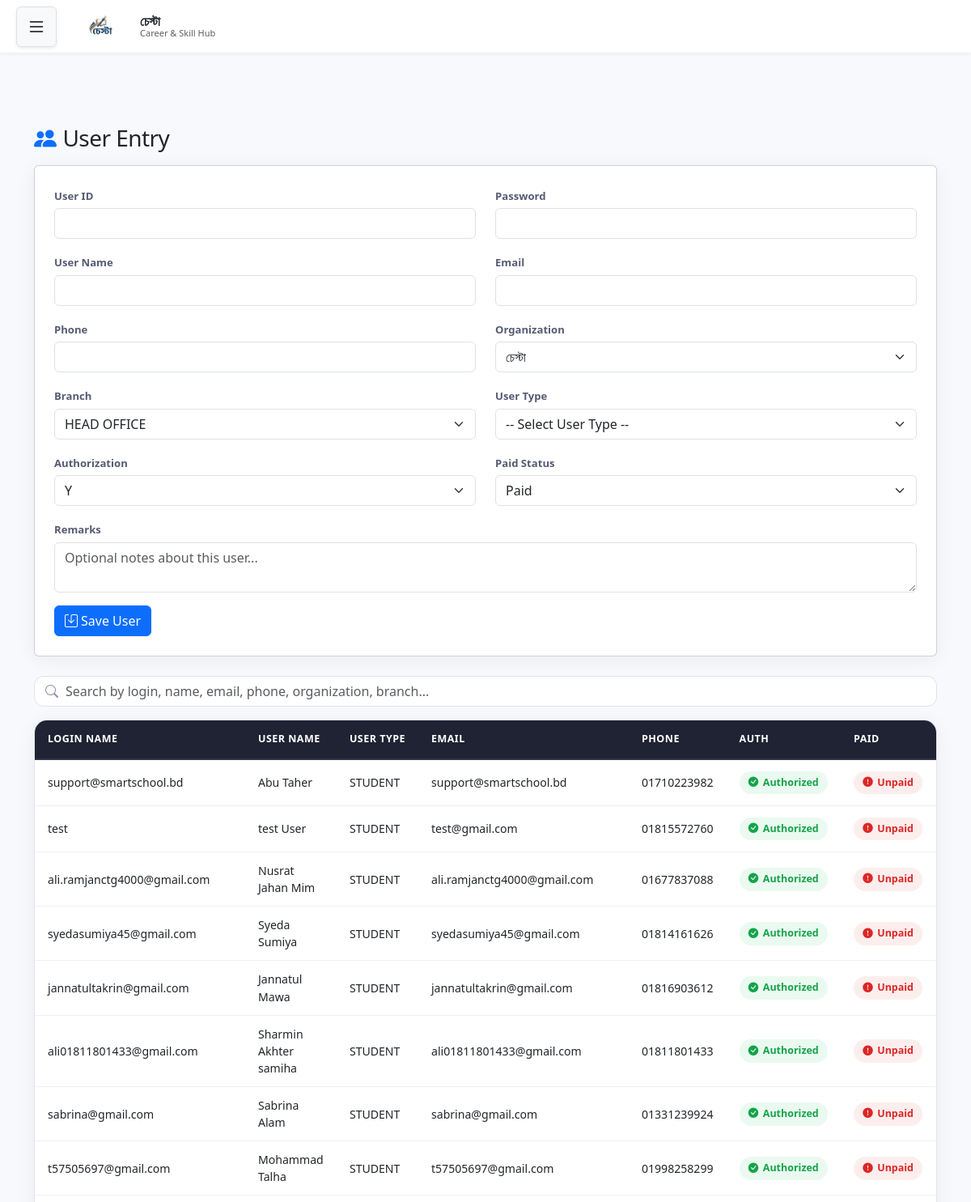
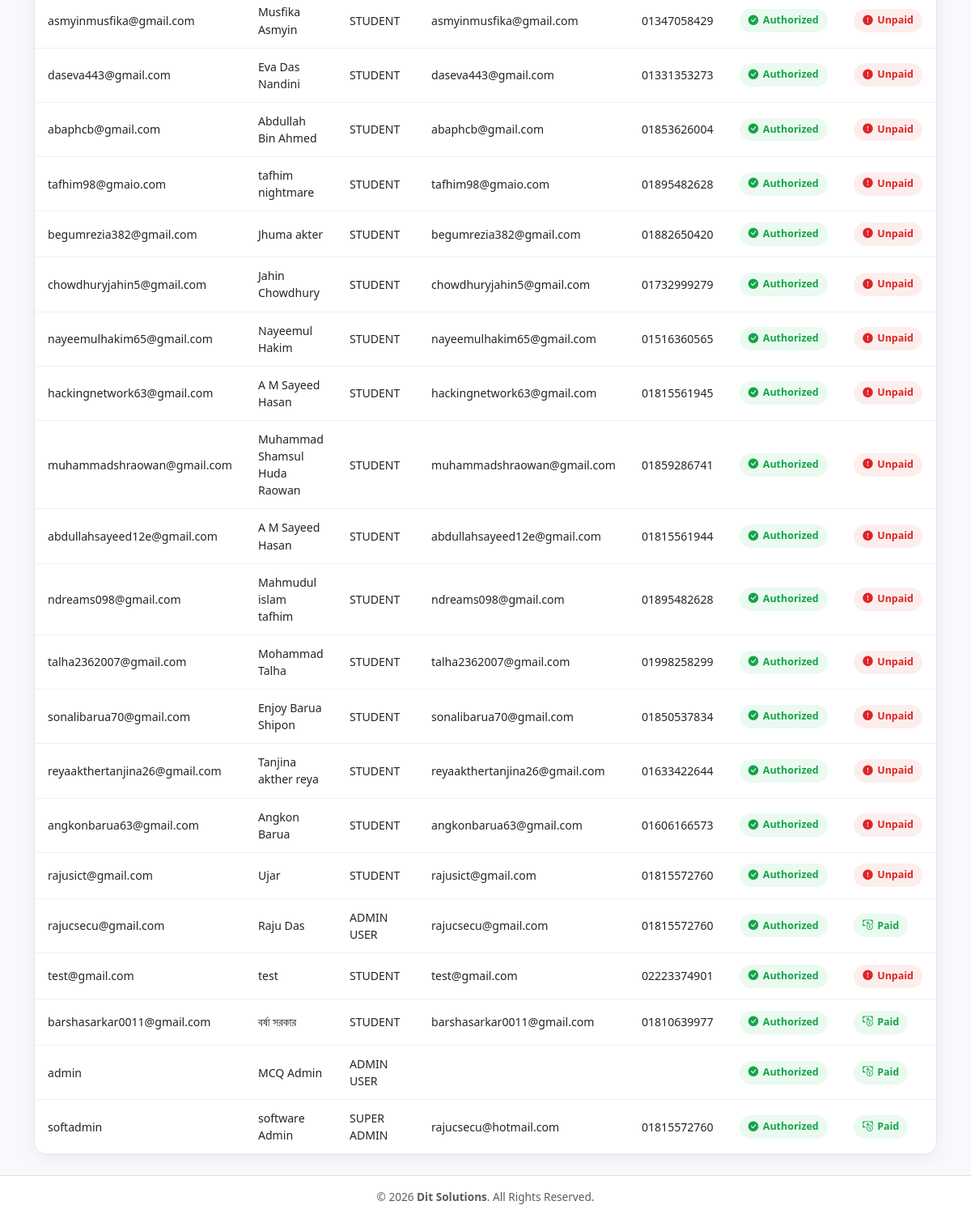
Screenshot of /create_user.php (signed in) with the database file from the repository (2 pictures, top to bottom).
### tables this page shows
CREATE TABLE `user_login_info` (
  `USER_ID` varchar(200) NOT NULL,
  `USER_PASSWORD` varchar(200) NOT NULL,
  `EMAIL` varchar(100) DEFAULT NULL,
  `PHONE` varchar(20) DEFAULT NULL,
  `ENTRY_DATE` date DEFAULT NULL,
  `AUTHORIZED_STATUS` char(1) DEFAULT 'Y',
  `USER_NAME` varchar(200) DEFAULT NULL,
  `USER_TYPE_ID` int(10) DEFAULT NULL,
  `BR_CODE` varchar(20) DEFAULT NULL,
  `ORG_CODE` varchar(20) DEFAULT NULL,
  `level_id` int(11) DEFAULT NULL,
  `email_verified` tinyint(1) NOT NULL DEFAULT 0,
  `reset_token` varchar(10) DEFAULT NULL,
  `reset_token_expires` datetime DEFAULT NULL,
  `PAID_STATUS` char(1) NOT NULL DEFAULT 'N',
  `REMARKS` varchar(100) NOT NULL
);

CREATE TABLE `user_type_info` (
  `USER_TYPE_ID` int(11) NOT NULL,
  `USER_TYPE_NAME` varchar(100) NOT NULL,
  `USER_TYPE_CODE` varchar(50) NOT NULL,
  `ROLE_LEVEL` int(11) NOT NULL
);

### create_user.php (the view, shortened to what this page needs)
<?php
require 'db.php';
$userSession = $_SESSION['user'];
$userType    = $userSession['user_type_id'];
$userOrg     = $userSession['org_code'];
$userBr      = $userSession['br_code'];
$canInsert   = $userSession['can_insert'] ?? 1;
$canEdit     = $userSession['can_edit'] ?? 1;
$editData    = null;
if ($userType === 1) {
    $orgs = $pdo->query("SELECT ORG_CODE, ORGANIZATION_NAME FROM organization_info ORDER BY ORGANIZATION_NAME")->fetchAll(PDO::FETCH_ASSOC);
} else {
    $stmt = $pdo->prepare("SELECT ORG_CODE, ORGANIZATION_NAME FROM organization_info WHERE ORG_CODE = :org ORDER BY ORGANIZATION_NAME");
    $stmt->execute(['org' => $userOrg]);
    $orgs = $stmt->fetchAll(PDO::FETCH_ASSOC);
}
$branchOrg = $editData['ORG_CODE'] ?? $userOrg;
$stmt = $pdo->prepare("SELECT BR_CODE, BRANCH_NAME FROM branch_info WHERE ORG_CODE = :org ORDER BY BRANCH_NAME");
$stmt->execute(['org' => $branchOrg]);
$branches = $stmt->fetchAll(PDO::FETCH_ASSOC);
$sql = "
    SELECT u.*, ut.USER_TYPE_NAME, o.ORGANIZATION_NAME, b.BRANCH_NAME, lv.name AS LEVEL_NAME
    FROM user_login_info u
    LEFT JOIN user_type_info ut ON u.USER_TYPE_ID = ut.USER_TYPE_ID
    LEFT JOIN organization_info o ON u.ORG_CODE = o.ORG_CODE
    LEFT JOIN branch_info b ON u.BR_CODE = b.BR_CODE
    LEFT JOIN levels lv ON u.level_id = lv.id
    WHERE 1=1
";
$params = [];
$sql .= " ORDER BY u.ENTRY_DATE DESC";
$stmt = $pdo->prepare($sql);
$stmt->execute($params);
$users = $stmt->fetchAll(PDO::FETCH_ASSOC);
?>
<!DOCTYPE html>
<html lang="en">
<head>
<link href="https://cdn.jsdelivr.net/npm/bootstrap@5.3.0/dist/css/bootstrap.min.css" rel="stylesheet">
<link href="https://cdn.jsdelivr.net/npm/bootstrap-icons@1.11.3/font/bootstrap-icons.css" rel="stylesheet">
</head>
<body class="d-flex flex-column min-vh-100">
<?php include 'header.php'; ?>
<main class="container py-4">
<h3 class="mb-3"><i class="bi bi-people-fill me-2 text-primary"></i>User Entry</h3>
<?php if ($canInsert || $editData): ?>
<div class="card mb-4">
<div class="card-body p-4">
<form method="post">
<div class="row">
<div class="col-md-6 mb-3">
<label>User ID</label>
<input type="text" name="login_name" class="form-control" value="<?= htmlspecialchars($editData['USER_ID'] ?? '') ?>" <?= $editData ? 'readonly' : 'required' ?>>
</div>
<div class="col-md-6 mb-3">
<label>Password <?= $editData ? '(unchanged)' : '' ?></label>
<input type="password" name="password" class="form-control" <?= $editData ? '' : 'required' ?>>
</div>
</div>
<div class="row">
<div class="col-md-6 mb-3">
<label>User Name</label>
<input type="text" name="user_name" class="form-control" required value="<?= htmlspecialchars($editData['USER_NAME'] ?? '') ?>">
</div>
<div class="col-md-6 mb-3">
<label>Email</label>
<input type="email" name="email" class="form-control" value="<?= htmlspecialchars($editData['EMAIL'] ?? '') ?>">
</div>
</div>
<div class="row">
<div class="col-md-6 mb-3">
<label>Phone</label>
<input type="text" name="phone" class="form-control" value="<?= htmlspecialchars($editData['PHONE'] ?? '') ?>">
</div>
<div class="col-md-6 mb-3">
<label>Organization</label>
<select name="org_code" id="orgSelect" class="form-select" required>
    <?php foreach ($orgs as $org): ?>
    <option value="<?= $org['ORG_CODE'] ?>" <?= ($editData && $editData['ORG_CODE']==$org['ORG_CODE']) || (!$editData && $userOrg==$org['ORG_CODE']) ? 'selected' : '' ?>>
        <?= htmlspecialchars($org['ORGANIZATION_NAME']) ?>
    </option>
    <?php endforeach; ?>
</select>
</div>
</div>
<div class="row">
<div class="col-md-6 mb-3">
<label>Branch</label>
<select name="br_code" id="brSelect" class="form-select" required>
<?php foreach ($branches as $b):
$selected = ($editData && $editData['BR_CODE']==$b['BR_CODE']) || (!$editData && $userBr==$b['BR_CODE']) ? 'selected' : '';
?>
<option value="<?= $b['BR_CODE'] ?>" <?= $selected ?>><?= htmlspecialchars($b['BRANCH_NAME']) ?></option>
<?php endforeach; ?>
</select>
</div>
<div class="col-md-6 mb-3">
<label>User Type</label>
<select name="user_type_id" class="form-select" required>
<option value="">-- Select User Type --</option>
</select>
</div>
</div>
<div class="row">
<div class="col-md-6 mb-3">
<label>Authorization</label>
<select name="authorized_status" class="form-select" required>
<option value="Y" <?= ($editData && $editData['AUTHORIZED_STATUS']=='Y')?'selected':'' ?>>Y</option>
</select>
</div>
<div class="col-md-6 mb-3">
<label>Paid Status</label>
<select name="paid_status" class="form-select" required>
<option value="Y" <?= ($editData && $editData['PAID_STATUS']=='Y')?'selected':'' ?>>Paid</option>
</select>
</div>
</div>
<div class="row">
<div class="col-md-12 mb-3">
<label>Remarks</label>
<textarea name="remarks" class="form-control" rows="2" placeholder="Optional notes about this user..."><?= htmlspecialchars($editData['REMARKS'] ?? '') ?></textarea>
</div>
</div>
<?php if ($editData): ?>
<button type="submit" name="update_user" class="btn btn-warning"><i class="bi bi-pencil-square me-1"></i>Update User</button>
<a href="create_user.php" class="btn btn-secondary">Cancel</a>
<?php else: ?>
<button type="submit" name="save_user" class="btn btn-primary"><i class="bi bi-save me-1"></i>Save User</button>
<?php endif; ?>
</form>
</div>
</div>
<?php endif; ?>
<div id="searchWrap" class="mb-3">
<i class="bi bi-search"></i>
<input type="text" id="userSearch" class="form-control" placeholder="Search by login, name, email, phone, organization, branch...">
</div>
<div class="table-responsive table-modern">
<table class="table align-middle mb-0" id="userTable">
<thead>
<tr>
<th>Login Name</th>
<th>User Name</th>
<th>User Type</th>
<th>Email</th>
<th>Phone</th>
<th>Auth</th>
<th>Paid</th>
</tr>
</thead>
<tbody>
<?php foreach ($users as $u):
    $authY = ($u['AUTHORIZED_STATUS'] ?? 'N') === 'Y';
    $paidY = ($u['PAID_STATUS'] ?? 'N') === 'Y';
?>
<tr>
<td><?= htmlspecialchars($u['USER_ID']) ?></td>
<td><?= htmlspecialchars($u['USER_NAME']) ?></td>
<td><?= htmlspecialchars($u['USER_TYPE_NAME']) ?></td>
<td><?= htmlspecialchars($u['EMAIL']) ?></td>
<td><?= htmlspecialchars($u['PHONE']) ?></td>
<td>
<?php if ($canEdit): ?>
<button type="button"
        class="status-pill toggle-status <?= $authY ? 'is-y' : 'is-n' ?>"
        data-type="auth" data-uid="<?= htmlspecialchars($u['USER_ID']) ?>">
  <i class="bi <?= $authY ? 'bi-check-circle-fill' : 'bi-x-circle-fill' ?>"></i>
  <span class="pill-label"><?= $authY ? 'Authorized' : 'Unauthorized' ?></span>
</button>
<?php else: ?>
<span class="status-pill <?= $authY ? 'is-y' : 'is-n' ?>"><?= $authY ? 'Authorized' : 'Unauthorized' ?></span>
<?php endif; ?>
</td>
<td>
<?php if ($canEdit): ?>
<button type="button"
        class="status-pill toggle-status <?= $paidY ? 'is-y' : 'is-n' ?>"
        data-type="paid" data-uid="<?= htmlspecialchars($u['USER_ID']) ?>">
  <i class="bi <?= $paidY ? 'bi-cash-coin' : 'bi-exclamation-circle-fill' ?>"></i>
  <span class="pill-label"><?= $paidY ? 'Paid' : 'Unpaid' ?></span>
</button>
<?php else: ?>
<span class="status-pill <?= $paidY ? 'is-y' : 'is-n' ?>"><?= $paidY ? 'Paid' : 'Unpaid' ?></span>
<?php endif; ?>
</td>
</tr>
<?php endforeach; ?>
</tbody>
</table>
</div>
</main>
<?php include 'footer.php'; ?>
</body>
</html>

### create_user.php (style rules this page uses)
:root { --bg-soft:#f4f6fb; --card-radius:16px; --brand:#4f46e5; --brand-soft:#eef0ff; --ok:#16a34a; --ok-soft:#eafaf0; --warn:#dc2626; --warn-soft:#fdeeee; --muted:#8a8fa3; }
body { font-family:'Inter',system-ui,-apple-system,sans-serif; background:var(--bg-soft); }
h3 { font-weight:700;color:#1f2333;letter-spacing:-0.02em; }
.card { border:none; border-radius:var(--card-radius); box-shadow:0 4px 24px rgba(31,35,51,0.06); }
.form-control,.form-select { border-radius:10px; border:1px solid #e3e5ee; padding:.55rem .8rem; transition:box-shadow .15s ease, border-color .15s ease; }
label { font-size:.82rem;font-weight:600;color:#565b73;margin-bottom:.3rem;display:block; }
.btn { border-radius:10px;font-weight:600;font-size:.85rem; }
.btn-primary { background:var(--brand);border-color:var(--brand); }
#searchWrap { position:relative; }
#searchWrap i { position:absolute;left:14px;top:50%;transform:translateY(-50%);color:var(--muted); }
#userSearch { padding-left:38px;border-radius:12px;background:#fff; }
.table-modern { background:#fff; border-radius:var(--card-radius); overflow:hidden; box-shadow:0 4px 24px rgba(31,35,51,0.06); border:1px solid #e3e5ee; }
.table-modern table { margin-bottom:0; }
.table-modern thead { background:#1f2333 !important; }
.table-modern thead tr { background:#1f2333 !important; }
.table-modern thead th { background:#1f2333 !important; color:#ffffff !important; font-weight:600;font-size:.78rem; text-transform:uppercase;letter-spacing:.04em; border:none;border-bottom:2px solid #30354a; padding:.9rem 1rem;white-space:nowrap; }
.table-modern tbody td { padding:.75rem 1rem;vertical-align:middle;font-size:.88rem; border-color:#eef0f6; }
.table-modern tbody tr { transition:background .12s ease; }
.status-pill { display:inline-flex;align-items:center;gap:.35rem; padding:.32rem .7rem;border-radius:999px; font-size:.78rem;font-weight:600;border:none;cursor:pointer; transition:transform .1s ease, filter .1s ease; }
.status-pill.is-y { background:var(--ok-soft);color:var(--ok); }
.status-pill.is-n { background:var(--warn-soft);color:var(--warn); }

### header.php (style rules this page uses)
:root { --sidebar-width: 280px; --dark-navy: #1a1a2e; --light-navy: #252545; }
body { background-color: #f8f9fc; margin: 0; min-height: 100vh; display: flex; }

### footer.php (style rules this page uses)
html, body { height: 100%; margin: 0; }
main { flex: 1; }

### rows the page displays
user_login_info: USER_ID "support@smartschool.bd", USER_NAME "Abu Taher", USER_TYPE_ID.USER_TYPE_NAME "STUDENT", EMAIL "support@smartschool.bd", PHONE "01710223982", AUTHORIZED_STATUS "Authorized", PAID_STATUS "Unpaid"
user_login_info: USER_ID "test", USER_NAME "test User", USER_TYPE_ID.USER_TYPE_NAME "STUDENT", EMAIL "test@gmail.com", PHONE "01815572760", AUTHORIZED_STATUS "Authorized", PAID_STATUS "Unpaid"
user_login_info: USER_ID "ali.ramjanctg4000@gmail.com", USER_NAME "Nusrat Jahan Mim", USER_TYPE_ID.USER_TYPE_NAME "STUDENT", EMAIL "ali.ramjanctg4000@gmail.com", PHONE "01677837088", AUTHORIZED_STATUS "Authorized", PAID_STATUS "Unpaid"
user_login_info: USER_ID "syedasumiya45@gmail.com", USER_NAME "Syeda Sumiya", USER_TYPE_ID.USER_TYPE_NAME "STUDENT", EMAIL "syedasumiya45@gmail.com", PHONE "01814161626", AUTHORIZED_STATUS "Authorized", PAID_STATUS "Unpaid"
user_login_info: USER_ID "jannatultakrin@gmail.com", USER_NAME "Jannatul Mawa", USER_TYPE_ID.USER_TYPE_NAME "STUDENT", EMAIL "jannatultakrin@gmail.com", PHONE "01816903612", AUTHORIZED_STATUS "Authorized", PAID_STATUS "Unpaid"
user_login_info: USER_ID "ali01811801433@gmail.com", USER_NAME "Sharmin Akhter samiha", USER_TYPE_ID.USER_TYPE_NAME "STUDENT", EMAIL "ali01811801433@gmail.com", PHONE "01811801433", AUTHORIZED_STATUS "Authorized", PAID_STATUS "Unpaid"
user_login_info: USER_ID "sabrina@gmail.com", USER_NAME "Sabrina Alam", USER_TYPE_ID.USER_TYPE_NAME "STUDENT", EMAIL "sabrina@gmail.com", PHONE "01331239924", AUTHORIZED_STATUS "Authorized", PAID_STATUS "Unpaid"
user_login_info: USER_ID "t57505697@gmail.com", USER_NAME "Mohammad Talha", USER_TYPE_ID.USER_TYPE_NAME "STUDENT", EMAIL "t57505697@gmail.com", PHONE "01998258299", AUTHORIZED_STATUS "Authorized", PAID_STATUS "Unpaid"
user_login_info: USER_ID "asmyinmusfika@gmail.com", USER_NAME "Musfika Asmyin", USER_TYPE_ID.USER_TYPE_NAME "STUDENT", EMAIL "asmyinmusfika@gmail.com", PHONE "01347058429", AUTHORIZED_STATUS "Authorized", PAID_STATUS "Unpaid"
user_login_info: USER_ID "daseva443@gmail.com", USER_NAME "Eva Das Nandini", USER_TYPE_ID.USER_TYPE_NAME "STUDENT", EMAIL "daseva443@gmail.com", PHONE "01331353273", AUTHORIZED_STATUS "Authorized", PAID_STATUS "Unpaid"
user_login_info: USER_ID "abaphcb@gmail.com", USER_NAME "Abdullah Bin Ahmed", USER_TYPE_ID.USER_TYPE_NAME "STUDENT", EMAIL "abaphcb@gmail.com", PHONE "01853626004", AUTHORIZED_STATUS "Authorized", PAID_STATUS "Unpaid"
user_login_info: USER_ID "tafhim98@gmaio.com", USER_NAME "tafhim nightmare", USER_TYPE_ID.USER_TYPE_NAME "STUDENT", EMAIL "tafhim98@gmaio.com", PHONE "01895482628", AUTHORIZED_STATUS "Authorized", PAID_STATUS "Unpaid"
user_login_info: USER_ID "begumrezia382@gmail.com", USER_NAME "Jhuma akter", USER_TYPE_ID.USER_TYPE_NAME "STUDENT", EMAIL "begumrezia382@gmail.com", PHONE "01882650420", AUTHORIZED_STATUS "Authorized", PAID_STATUS "Unpaid"
user_login_info: USER_ID "chowdhuryjahin5@gmail.com", USER_NAME "Jahin Chowdhury", USER_TYPE_ID.USER_TYPE_NAME "STUDENT", EMAIL "chowdhuryjahin5@gmail.com", PHONE "01732999279", AUTHORIZED_STATUS "Authorized", PAID_STATUS "Unpaid"
user_login_info: USER_ID "nayeemulhakim65@gmail.com", USER_NAME "Nayeemul Hakim", USER_TYPE_ID.USER_TYPE_NAME "STUDENT", EMAIL "nayeemulhakim65@gmail.com", PHONE "01516360565", AUTHORIZED_STATUS "Authorized", PAID_STATUS "Unpaid"
user_login_info: USER_ID "hackingnetwork63@gmail.com", USER_NAME "A M Sayeed Hasan", USER_TYPE_ID.USER_TYPE_NAME "STUDENT", EMAIL "hackingnetwork63@gmail.com", PHONE "01815561945", AUTHORIZED_STATUS "Authorized", PAID_STATUS "Unpaid"
user_login_info: USER_ID "muhammadshraowan@gmail.com", USER_NAME "Muhammad Shamsul Huda Raowan", USER_TYPE_ID.USER_TYPE_NAME "STUDENT", EMAIL "muhammadshraowan@gmail.com", PHONE "01859286741", AUTHORIZED_STATUS "Authorized", PAID_STATUS "Unpaid"
user_login_info: USER_ID "abdullahsayeed12e@gmail.com", USER_NAME "A M Sayeed Hasan", USER_TYPE_ID.USER_TYPE_NAME "STUDENT", EMAIL "abdullahsayeed12e@gmail.com", PHONE "01815561944", AUTHORIZED_STATUS "Authorized", PAID_STATUS "Unpaid"
user_login_info: USER_ID "ndreams098@gmail.com", USER_NAME "Mahmudul islam tafhim", USER_TYPE_ID.USER_TYPE_NAME "STUDENT", EMAIL "ndreams098@gmail.com", PHONE "01895482628", AUTHORIZED_STATUS "Authorized", PAID_STATUS "Unpaid"
user_login_info: USER_ID "talha2362007@gmail.com", USER_NAME "Mohammad Talha", USER_TYPE_ID.USER_TYPE_NAME "STUDENT", EMAIL "talha2362007@gmail.com", PHONE "01998258299", AUTHORIZED_STATUS "Authorized", PAID_STATUS "Unpaid"
user_login_info: USER_ID "sonalibarua70@gmail.com", USER_NAME "Enjoy Barua Shipon", USER_TYPE_ID.USER_TYPE_NAME "STUDENT", EMAIL "sonalibarua70@gmail.com", PHONE "01850537834", AUTHORIZED_STATUS "Authorized", PAID_STATUS "Unpaid"
user_login_info: USER_ID "reyaakthertanjina26@gmail.com", USER_NAME "Tanjina akther reya", USER_TYPE_ID.USER_TYPE_NAME "STUDENT", EMAIL "reyaakthertanjina26@gmail.com", PHONE "01633422644", AUTHORIZED_STATUS "Authorized", PAID_STATUS "Unpaid"
user_login_info: USER_ID "angkonbarua63@gmail.com", USER_NAME "Angkon Barua", USER_TYPE_ID.USER_TYPE_NAME "STUDENT", EMAIL "angkonbarua63@gmail.com", PHONE "01606166573", AUTHORIZED_STATUS "Authorized", PAID_STATUS "Unpaid"
user_login_info: USER_ID "rajusict@gmail.com", USER_NAME "Ujar", USER_TYPE_ID.USER_TYPE_NAME "STUDENT", EMAIL "rajusict@gmail.com", PHONE "01815572760", AUTHORIZED_STATUS "Authorized", PAID_STATUS "Unpaid"
user_login_info: USER_ID "rajucsecu@gmail.com", USER_NAME "Raju Das", USER_TYPE_ID.USER_TYPE_NAME "ADMIN USER", EMAIL "rajucsecu@gmail.com", PHONE "01815572760", AUTHORIZED_STATUS "Authorized", PAID_STATUS "Paid"
user_login_info: USER_ID "test@gmail.com", USER_NAME "test", USER_TYPE_ID.USER_TYPE_NAME "STUDENT", EMAIL "test@gmail.com", PHONE "02223374901", AUTHORIZED_STATUS "Authorized", PAID_STATUS "Unpaid"
user_login_info: USER_ID "barshasarkar0011@gmail.com", USER_NAME "বর্ষা সরকার", USER_TYPE_ID.USER_TYPE_NAME "STUDENT", EMAIL "barshasarkar0011@gmail.com", PHONE "01810639977", AUTHORIZED_STATUS "Authorized", PAID_STATUS "Paid"
user_login_info: USER_ID "admin", USER_NAME "MCQ Admin", USER_TYPE_ID.USER_TYPE_NAME "ADMIN USER", AUTHORIZED_STATUS "Authorized", PAID_STATUS "Paid"
user_login_info: USER_ID "softadmin", USER_NAME "software Admin", USER_TYPE_ID.USER_TYPE_NAME "SUPER ADMIN", EMAIL "rajucsecu@hotmail.com", PHONE "01815572760", AUTHORIZED_STATUS "Authorized", PAID_STATUS "Paid"

### other values shown
$orgName "চেস্টা"
form field org_code "চেস্টা"
form field br_code "HEAD OFFICE"
